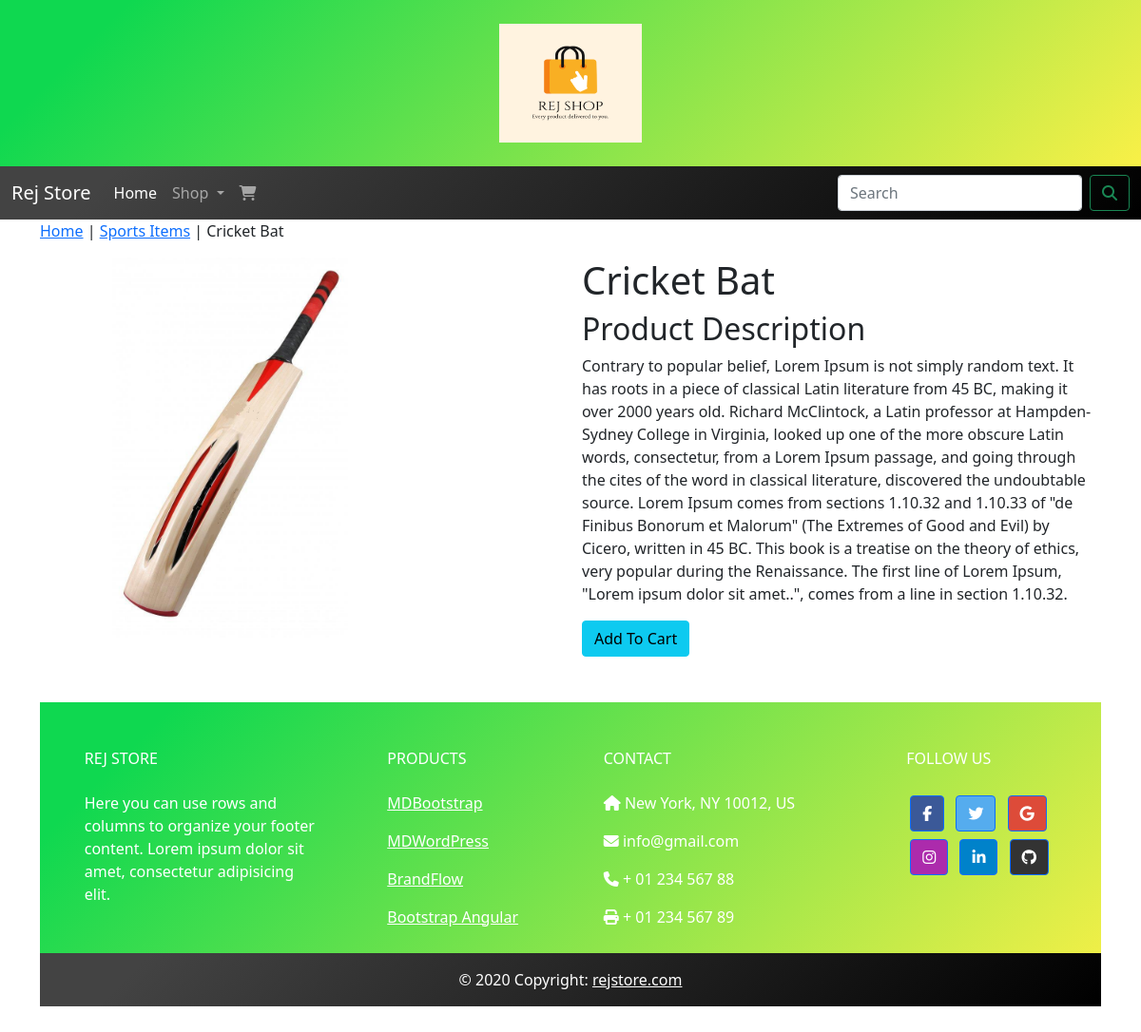
Screenshot of /shop/sports-items/cricket-bat/ with the database file from the repository.
### rej_home/models.py (models this page shows, shortened)
class Product(models.Model):
    productName = models.CharField(max_length=300, unique=True)
    slug = models.SlugField(max_length=300, unique=True)
    category = models.ForeignKey(Category, on_delete=models.CASCADE)
    productImage = models.ImageField(upload_to='category_img', blank=True)
    productDescription = models.TextField(blank=True)
    productPrice = models.DecimalField(max_digits=20, decimal_places=2)
    productAvailable = models.BooleanField(default=True)
    productStock = models.IntegerField()
    productCreatedAt = models.DateField(auto_now_add=True)
    productUpdatedAt = models.DateField(auto_now=True)
    class Meta:
        ordering = ('productName',)
        verbose_name = 'product'
        verbose_name_plural = 'products'

class Category(models.Model):
    categoryName = models.CharField(max_length=300, unique=True)
    slug = models.SlugField(max_length=300, unique=True)
    categoryImage = models.ImageField(upload_to='category_img', blank=True)
    categoryDescription = models.TextField(blank=True)
    class Meta:
        ordering = ('categoryName',)
        verbose_name = 'category'
        verbose_name_plural = 'categories'
    def get_url(self):
        return reverse('rej_home:products_by_category', args=[self.slug])
    def __str__(self):
        return '{}'.format(self.categoryName)

### rej_home/views.py (the view)
# urls.py: path('<slug:category_slug>/<slug:product_slug>/', views.productDetails, name='productDetails'),
def productDetails(request, category_slug, product_slug):
    try:
        product = Product.objects.get(category__slug=category_slug, slug=product_slug)
    except Exception as e:
        raise e
    return render(request, 'productDetails.html', {'product': product})

### rej_home/context_processors.py (called while the page is built)
def menu_links(request):
    links = Category.objects.all()
    return dict(links=links)

### templates/productDetails.html (shortened to what this page needs)
{% extends 'base.html' %}
{% load static %}
{% block content %}
    <div class="container">
        <div>
            <p><a href="{% url 'rej_home:allProducts' %}">Home</a> | <a href="{{product.category.get_url}}">{{product.category}}</a> | {{product.productName}}</p>
        </div>
    </div>
<div class="container">
    <div class="row">
        <div class="col-12 col-sm-12 col-md-12 col-lg-6">
            <div>
                <div style="min-width: 18rem;" class="prod_detail_pic_div">
                  <img class="product_detail_pic" src="{{product.productImage.url}}" alt="{{product.productName}}">
                </div>
            </div>
        </div>
        <div class="col-12 col-sm-12 col-md-12 col-lg-6">
            <div>
                <h1>{{product.productName}}</h1>
                <h2 class="prod_detail_head">Product Description</h2>
                <p class="text-justify">{{product.productDescription}}</p>
                {% if product.productStock <= 0 %}
                    <p><b>OUT OF STOCK</b></p>
                {% else %}
                    <a href="" class="btn btn-info">Add To Cart</a>
                {% endif %}
            </div>
        </div>
    </div>
</div>
{% endblock %}

### static/css/custom.css (style rules this page uses)
* { box-sizing: border-box; }
body { font-family: Arial, Helvetica, sans-serif; }
.product_detail_pic { width: 400px; height: 400px; }

### rows the page displays
Product: category "Sports Items", productName "Cricket Bat", productImage (picture), productDescription "Contrary to popular belief, Lorem Ipsum is not simply random text. It has roots in a piece of classical Latin literature from 45 BC, making it over 2000 years old. Richard McClintock, a Latin professor at Hampden-Sydney College in Virginia, looked up one of the more obscure Latin words, consectetur, from a Lorem Ipsum passage, and going through the cites of the word in classical literature, discovered the undoubtable source. Lorem Ipsum comes from sections 1.10.32 and 1.10.33 of \"de Finibus Bonorum et Malorum\" (The Extremes of Good and Evil) by Cicero, written in 45 BC. This book is a treatise on the theory of ethics, very popular during the Renaissance. The first line of Lorem Ipsum,…"
